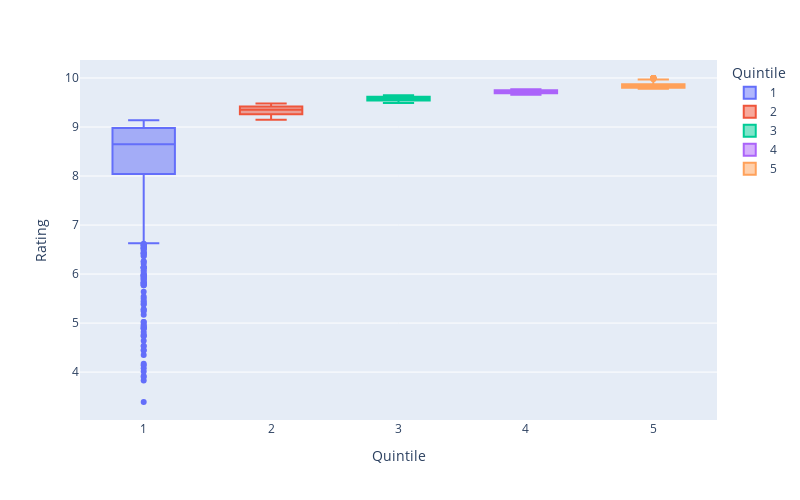

Here is the notebook cell this chart was saved with:
### Code cell
data = CSV.copy()
# quintiles `rating` column
data['quintile'] = pd.qcut(data['rating'], q=5, labels=[1, 2, 3, 4, 5])

# Create a box plot grouped by quintiles
fig = px.box(
    data, 
    x='quintile', 
    y='rating', 
    title='',
    labels={'quintile': 'Quintile', 'rating': 'Rating'},
    color='quintile'  # Optional: add color for distinction
)

# Update layout for better readability
fig.update_layout(
    xaxis=dict(title='Quintile'),
    yaxis=dict(title='Rating'),
    width=800,
    height=500
)

# Show the plot
fig.show()

### Figure 1 — Plotly figure (JSON) as saved in the notebook; plotly's stock layout.template omitted (floating-point values rounded to 4 significant figures; data arrays with more than 128 entries replaced by an {"elided": "..."} marker saying what was removed)
{"data": [{"alignmentgroup": "True", "hovertemplate": "Quintile=%{x}<br>Rating=%{y}<extra></extra>", "legendgroup": "1", "marker": {"color": "#636efa"}, "name": "1", "notched": false, "offsetgroup": "1", "orientation": "v", "showlegend": true, "type": "box", "x": {"elided": "1260 int values"}, "x0": " ", "xaxis": "x", "y": {"elided": "1260 float values"}, "y0": " ", "yaxis": "y"}, {"alignmentgroup": "True", "hovertemplate": "Quintile=%{x}<br>Rating=%{y}<extra></extra>", "legendgroup": "2", "marker": {"color": "#EF553B"}, "name": "2", "notched": false, "offsetgroup": "2", "orientation": "v", "showlegend": true, "type": "box", "x": {"elided": "1263 int values"}, "x0": " ", "xaxis": "x", "y": {"elided": "1263 float values"}, "y0": " ", "yaxis": "y"}, {"alignmentgroup": "True", "hovertemplate": "Quintile=%{x}<br>Rating=%{y}<extra></extra>", "legendgroup": "3", "marker": {"color": "#00cc96"}, "name": "3", "notched": false, "offsetgroup": "3", "orientation": "v", "showlegend": true, "type": "box", "x": {"elided": "1260 int values"}, "x0": " ", "xaxis": "x", "y": {"elided": "1260 float values"}, "y0": " ", "yaxis": "y"}, {"alignmentgroup": "True", "hovertemplate": "Quintile=%{x}<br>Rating=%{y}<extra></extra>", "legendgroup": "4", "marker": {"color": "#ab63fa"}, "name": "4", "notched": false, "offsetgroup": "4", "orientation": "v", "showlegend": true, "type": "box", "x": {"elided": "1246 int values"}, "x0": " ", "xaxis": "x", "y": {"elided": "1246 float values"}, "y0": " ", "yaxis": "y"}, {"alignmentgroup": "True", "hovertemplate": "Quintile=%{x}<br>Rating=%{y}<extra></extra>", "legendgroup": "5", "marker": {"color": "#FFA15A"}, "name": "5", "notched": false, "offsetgroup": "5", "orientation": "v", "showlegend": true, "type": "box", "x": {"elided": "1239 int values"}, "x0": " ", "xaxis": "x", "y": {"elided": "1239 float values"}, "y0": " ", "yaxis": "y"}], "layout": {"boxmode": "overlay", "height": 500, "legend": {"title": {"text": "Quintile"}, "tracegroupgap": 0}, "margin": {"t": 60}, "width": 800, "xaxis": {"anchor": "y", "categoryarray": [1, 2, 3, 4, 5], "categoryorder": "array", "domain": [0, 1], "title": {"text": "Quintile"}}, "yaxis": {"anchor": "x", "domain": [0, 1], "title": {"text": "Rating"}}}}
